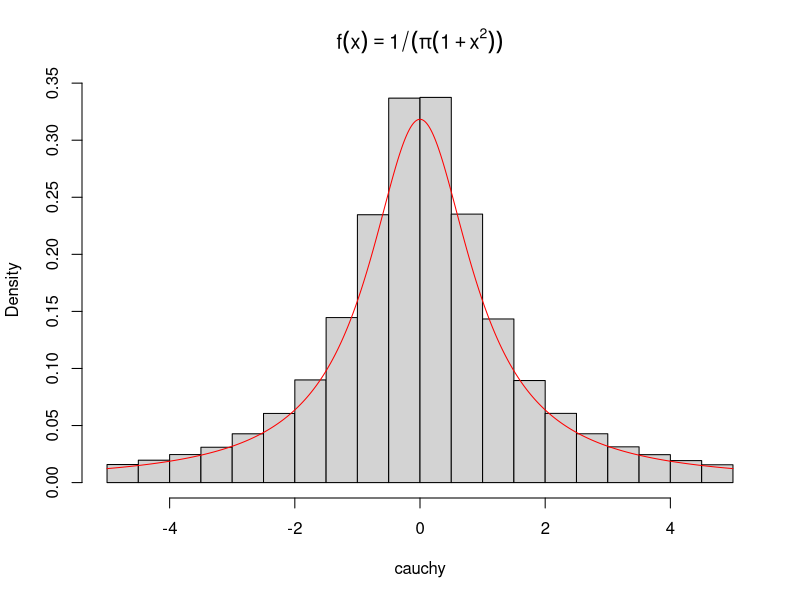

Write R code to recreate this figure.
#7) DISTRIBUCION CAUCHY CON SU INVERSA
################################################################################
inv.cauchy<-function(n){
  u<-runif(n)
  x <- tan(pi*u)
  x
  x <- x[x>= -5 & x<=5]
}
cauchy<-inv.cauchy(n=10^6)
################################################################################
hist(cauchy, prob = TRUE, main = expression(f(x) == 1/(pi * (1 + x^2)) ) ) 
y <- seq(-5, 5, 0.01)
lines(y, 1/(pi * (1 + y^2)),col = "red" ) # densidad de la curva f(x)
#Prueba Analitica(kolmogorov-Smirlov)
ks.test(cauchy, "pcauchy")
#p.value>0.05 No rechazar H0:(sigue la misma distribucion normal)
################################################################################